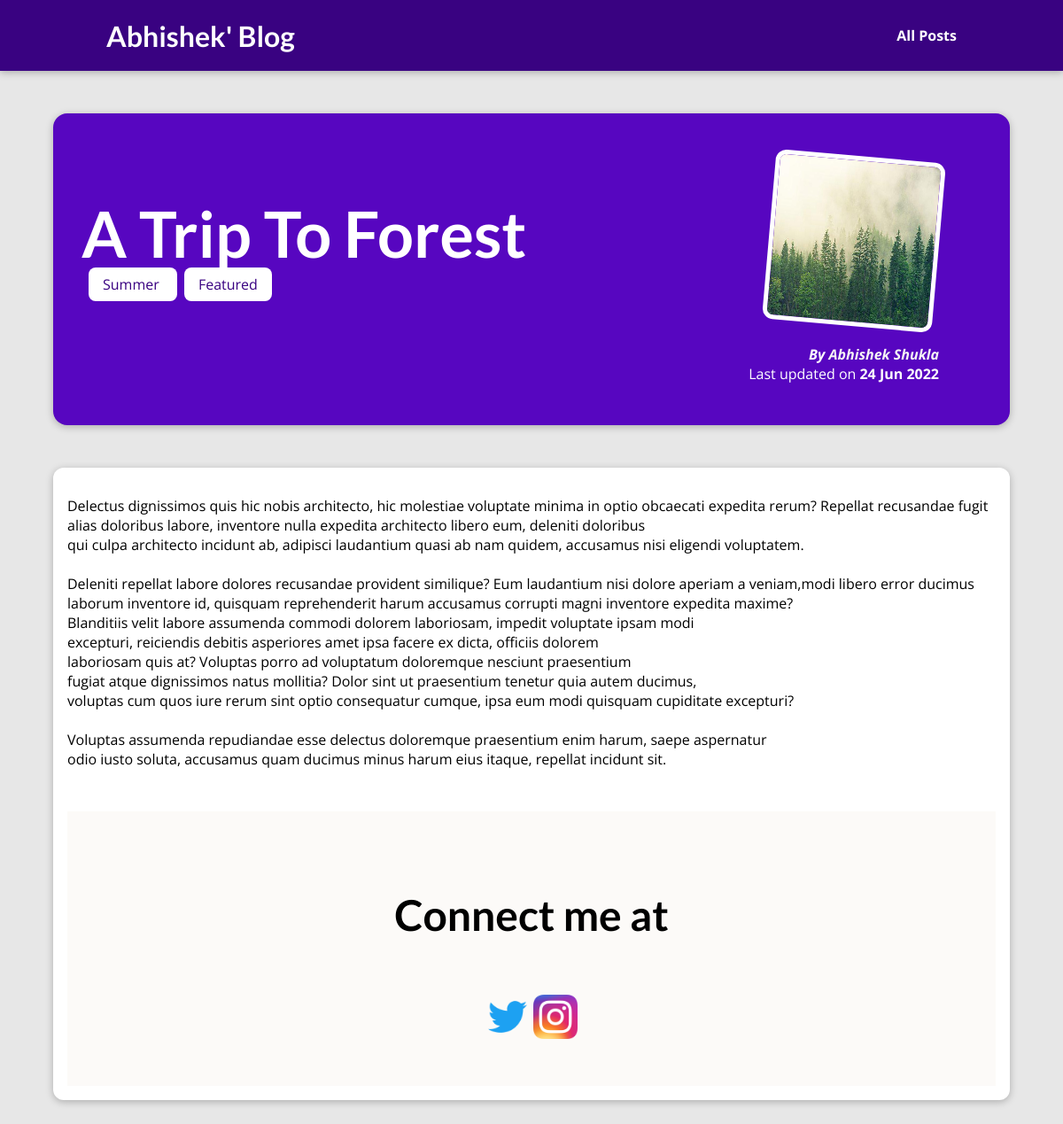
Screenshot of /posts/a-trip-to-forest with the database file from the repository.
### blog/models.py (models this page shows, shortened)
class Post(models.Model):
    title = models.CharField(max_length=100)
    author = models.ForeignKey(
        Author, verbose_name=("Post author"), on_delete=models.SET_NULL, related_name="posts",null=True)
    excerpt = models.TextField()
    image_name = models.CharField(max_length=50, verbose_name="Post's image")
    post_date = models.DateField(
        auto_now=True, auto_now_add=False, verbose_name="Upload Date and time")
    slug = models.SlugField(unique=True, db_index=True)
    content = models.TextField(verbose_name="Post content", validators=[MinLengthValidator(10)])
    tags = models.ManyToManyField(Tag, verbose_name=("post tags"))
    class Meta:
        verbose_name=("Post")
        verbose_name_plural=("Posts")

class Tag(models.Model):
    caption = models.CharField(max_length=100)
    class Meta:
        verbose_name = ("Tag")
        verbose_name_plural = ("Tags")

class Author(models.Model):
    first_name = models.CharField(max_length=50)
    last_name = models.CharField(max_length=50)
    email_author = models.EmailField()
    class Meta:
        verbose_name = ("Author")
        verbose_name_plural = ("Authors")
    def __str__(self):
        return f"{self.first_name} {self.last_name}"

### blog/views.py (the view)
# urls.py: path("posts/<slug:slug>", views.post_detail, name="post-detail")
def post_detail(request, slug):
    identified_post=get_object_or_404(Post,slug=slug)
    return render(request, "blog/post-detail.html", {"post": identified_post,"tags" :identified_post.tags.all()
    })

### blog/templates/blog/post-detail.html (shortened to what this page needs)
{% extends 'base.html' %}
{% load static %}
{% block css_files %}
<link rel="stylesheet" href="{% static 'blog/post_detail.css' %}" />
{% endblock css_files %}
{% block content %}
<section id="summary">
  <h2>{{post.title|title}}</h2>
  <div  >
      {% for tag in tags %}
        <span class="tag">
          {{tag.caption}}
        </span>
      {% endfor %}
    </div>
  <article>
    <img src="{%static "blog/images/"|add:post.image_name" %}" alt="{{post.title|title}}" />
    <address> By <a href="mailto:{{post.author.email_author}}">{{post.author}}</a></address>
    <div>Last updated on <time>{{post.post_date|date:"d M Y"}}</time></div>
  </article>
</section>
<main>
  <p>{{post.content|linebreaksbr}}</p>
  {% endblock content %}

### templates/base.html (shortened to what this page needs)
{% load static %}
<!DOCTYPE html>
<html lang="en">
  <head>
    <link rel="stylesheet" href="{% static "app.css" %}">
    {% block css_files %}
    {% endblock css_files%}
</head>
  <body>
    <header id="main-navigation">
      <h1><a href="{% url 'starting_page' %}">Abhishek' Blog</a></h1>
      <nav>
        <a href="{% url 'posts-page' %}">All Posts</a>
      </nav>
    </header>
    {% block content %}
    {% endblock content %}
    <footer id= "connect">
        <h2>Connect me at</h2><br>
        <a href="https://www.instagram.com/abhishekshukla.13"><img src="{% static "blog\images\twitter.png"%}"height="50"width="50" ></a>
        <a href="https://twitter.com/abhisheks_13/"><img src="{% static "blog\images\instagram.png"%}"height="50"width="50"></a>
    </footer>
  </body>
</html>

### static/app.css (style rules this page uses)
* { box-sizing: border-box; }
html { font-family: 'Open Sans', 'Lato', sans-serif; }
body { margin: 0; }
h1, h2, h3 { font-family: 'Lato', sans-serif; font-weight: bold; }
#main-navigation { width: 100%; height: 5rem; display: flex; justify-content: space-between; align-items: center; padding: 0 10%; position: absolute; top: 0; left: 0; }
#main-navigation a { text-decoration: none; color: white; font-weight: bold; }
#connect { text-align: center; padding: 3rem; background-color: #fcfaf8; margin-top: 3rem; }
#connect h2 { font-size: 3rem; }

### blog/static/blog/post_detail.css (style rules this page uses)
body { background-color: #e7e7e7; }
#main-navigation { background-color: #390281; box-shadow: 0 2px 8px rgba(0, 0, 0, 0.25); }
#summary { margin: 8rem auto 3rem auto; padding: 2rem; width: 90%; max-width: 90rem; border-radius: 16px; background-color: #5706c0; position: relative; box-shadow: 0 2px 8px rgba(0, 0, 0, 0.25); height: 22rem; }
#summary h2 { color: white; font-size: 4.5rem; margin-bottom: 0.25rem; }
#summary article { position: absolute; top: 2rem; right: 3rem; padding: 1rem 2rem; border-radius: 12px; text-align: right; color: white; }
#summary article img { width: 12rem; height: 12rem; border-radius: 12px; transform: rotateZ(5deg); border: 5px solid white; margin-bottom: 1rem; }
#summary address { font-weight: bold; }
#summary a { color: whitesmoke; text-decoration: none; }
#summary time { font-weight: bold; }
main { width: 90%; max-width: 90rem; margin: 3rem auto; background-color: white; padding: 1rem; border-radius: 12px; box-shadow: 0 2px 8px rgba(0, 0, 0, 0.25); }
.tag { background-color: white; color: #390281; padding: 0.5rem 1rem; border-radius: 8px; margin-left: .5rem; }

### rows the page displays
Post: title "A Trip To Forest", image_name (picture), author "Abhishek Shukla", post_date "24 Jun 2022", content "Delectus dignissimos quis hic nobis architecto, hic molestiae voluptate minima in optio obcaecati expedita rerum? Repellat recusandae fugit alias doloribus labore, inventore nulla expedita architecto libero eum, deleniti doloribus qui culpa architecto incidunt ab, adipisci laudantium quasi ab nam quidem, accusamus nisi eligendi voluptatem. Deleniti repellat labore dolores recusandae provident similique? Eum laudantium nisi dolore aperiam a veniam,modi libero error ducimus laborum inventore id, quisquam reprehenderit harum accusamus corrupti magni inventore expedita maxime? Blanditiis velit labore assumenda commodi dolorem laboriosam, impedit voluptate ipsam modi excepturi, reiciendis…"
Tag: caption "Summer"
Tag: caption "Featured"
